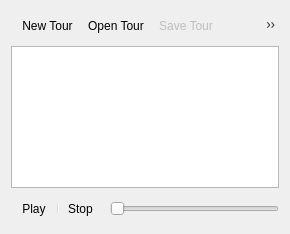
<?xml version="1.0" encoding="UTF-8"?>
<ui version="4.0">
 <class>TourWidget</class>
 <widget class="QWidget" name="TourWidget">
  <property name="geometry">
   <rect>
    <x>0</x>
    <y>0</y>
    <width>290</width>
    <height>234</height>
   </rect>
  </property>
  <property name="windowTitle">
   <string>Tour</string>
  </property>
  <layout class="QVBoxLayout" name="verticalLayout">
   <item>
    <widget class="QToolBar" name="m_toolBarControl">
     <property name="windowTitle">
      <string>toolBar</string>
     </property>
     <addaction name="m_actionNewTour"/>
     <addaction name="m_actionOpenTour"/>
     <addaction name="m_actionSaveTour"/>
     <addaction name="m_actionSaveTourAs"/>
     <addaction name="m_actionRecord"/>
     <addaction name="separator"/>
     <addaction name="m_actionAddFlyTo"/>
     <addaction name="separator"/>
     <addaction name="m_actionMoveUp"/>
     <addaction name="m_actionMoveDown"/>
     <addaction name="separator"/>
     <addaction name="m_actionDelete"/>
    </widget>
   </item>
   <item>
    <widget class="QListView" name="m_listView">
     <property name="selectionMode">
      <enum>QAbstractItemView::ExtendedSelection</enum>
     </property>
    </widget>
   </item>
   <item>
    <layout class="QHBoxLayout" name="horizontalLayout">
     <item>
      <widget class="QToolBar" name="m_toolBarPlayback">
       <property name="windowTitle">
        <string>toolBar</string>
       </property>
       <addaction name="actionPlay"/>
       <addaction name="separator"/>
       <addaction name="actionStop"/>
      </widget>
     </item>
     <item>
      <widget class="QSlider" name="m_slider">
       <property name="orientation">
        <enum>Qt::Horizontal</enum>
       </property>
      </widget>
     </item>
    </layout>
   </item>
  </layout>
  <action name="m_actionAddFlyTo">
   <property name="enabled">
    <bool>false</bool>
   </property>
   <property name="icon">
    <iconset resource="libmarble.qrc">
     <normaloff>:/marble/list-add.png</normaloff>:/marble/list-add.png</iconset>
   </property>
   <property name="text">
    <string>Add FlyTo</string>
   </property>
  </action>
  <action name="m_actionMoveUp">
   <property name="enabled">
    <bool>false</bool>
   </property>
   <property name="icon">
    <iconset resource="libmarble.qrc">
     <normaloff>:/marble/go-up.png</normaloff>:/marble/go-up.png</iconset>
   </property>
   <property name="text">
    <string>Move up</string>
   </property>
   <property name="toolTip">
    <string>Move up</string>
   </property>
  </action>
  <action name="m_actionMoveDown">
   <property name="enabled">
    <bool>false</bool>
   </property>
   <property name="icon">
    <iconset resource="libmarble.qrc">
     <normaloff>:/marble/go-down.png</normaloff>:/marble/go-down.png</iconset>
   </property>
   <property name="text">
    <string>Move down</string>
   </property>
  </action>
  <action name="m_actionDelete">
   <property name="enabled">
    <bool>false</bool>
   </property>
   <property name="icon">
    <iconset resource="libmarble.qrc">
     <normaloff>:/marble/list-remove.png</normaloff>:/marble/list-remove.png</iconset>
   </property>
   <property name="text">
    <string>Delete</string>
   </property>
  </action>
  <action name="m_actionNewTour">
   <property name="icon">
    <iconset resource="libmarble.qrc">
     <normaloff>:/marble/document-new.png</normaloff>:/marble/document-new.png</iconset>
   </property>
   <property name="text">
    <string>New Tour</string>
   </property>
  </action>
  <action name="m_actionSaveTour">
   <property name="enabled">
    <bool>false</bool>
   </property>
   <property name="icon">
    <iconset resource="libmarble.qrc">
     <normaloff>:/marble/document-save.png</normaloff>:/marble/document-save.png</iconset>
   </property>
   <property name="text">
    <string>Save Tour</string>
   </property>
  </action>
  <action name="m_actionSaveTourAs">
   <property name="enabled">
    <bool>false</bool>
   </property>
   <property name="icon">
    <iconset resource="libmarble.qrc">
     <normaloff>:/marble/document-save-as.png</normaloff>:/marble/document-save-as.png</iconset>
   </property>
   <property name="text">
    <string>Save Tour As</string>
   </property>
  </action>
  <action name="m_actionOpenTour">
   <property name="icon">
    <iconset resource="libmarble.qrc">
     <normaloff>:/marble/document-open.png</normaloff>:/marble/document-open.png</iconset>
   </property>
   <property name="text">
    <string>Open Tour</string>
   </property>
  </action>
  <action name="actionPlay">
   <property name="checkable">
    <bool>false</bool>
   </property>
   <property name="icon">
    <iconset resource="libmarble.qrc">
     <normaloff>:/marble/playback-play.png</normaloff>:/marble/playback-play.png</iconset>
   </property>
   <property name="text">
    <string>Play</string>
   </property>
   <property name="toolTip">
    <string>Begins touring</string>
   </property>
  </action>
  <action name="actionStop">
   <property name="icon">
    <iconset resource="libmarble.qrc">
     <normaloff>:/marble/playback-stop.png</normaloff>:/marble/playback-stop.png</iconset>
   </property>
   <property name="text">
    <string>Stop</string>
   </property>
   <property name="toolTip">
    <string>Stops touring (playing again will start tour from the start)</string>
   </property>
  </action>
  <action name="m_actionRecord">
   <property name="icon">
    <iconset resource="libmarble.qrc">
     <normaloff>:/marble/tour-capture.png</normaloff>:/marble/tour-capture.png</iconset>
   </property>
   <property name="text">
    <string>Record tour</string>
   </property>
   <property name="toolTip">
    <string>Converts the loaded tour into a movie</string>
   </property>
  </action>
 </widget>
 <resources>
  <include location="libmarble.qrc"/>
 </resources>
 <connections/>
</ui>
